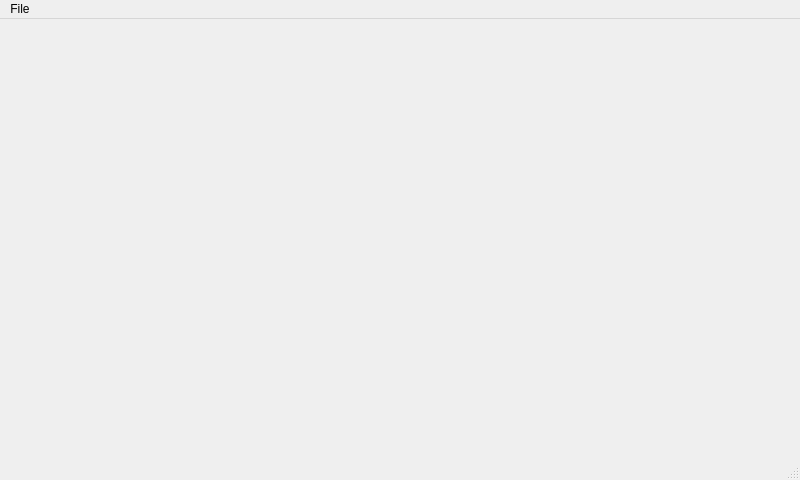
<?xml version="1.0" encoding="UTF-8"?>
<ui version="4.0">
 <class>MainWindow</class>
 <widget class="QMainWindow" name="MainWindow">
  <property name="geometry">
   <rect>
    <x>0</x>
    <y>0</y>
    <width>800</width>
    <height>480</height>
   </rect>
  </property>
  <property name="windowTitle">
   <string>DysIMAL</string>
  </property>
  <property name="windowIcon">
   <iconset>
    <normaloff>../../../../Downloads/unnamed.png</normaloff>../../../../Downloads/unnamed.png</iconset>
  </property>
  <property name="autoFillBackground">
   <bool>true</bool>
  </property>
  <widget class="QWidget" name="centralwidget"/>
  <widget class="QMenuBar" name="menubar">
   <property name="geometry">
    <rect>
     <x>0</x>
     <y>0</y>
     <width>800</width>
     <height>21</height>
    </rect>
   </property>
   <widget class="QMenu" name="menuFile">
    <property name="title">
     <string>File</string>
    </property>
    <addaction name="actionsave_and_exit"/>
    <addaction name="actionexit"/>
   </widget>
   <addaction name="menuFile"/>
  </widget>
  <widget class="QStatusBar" name="statusbar"/>
  <action name="actionsave_and_exit">
   <property name="text">
    <string>save and exit</string>
   </property>
  </action>
  <action name="actionexit">
   <property name="text">
    <string>exit</string>
   </property>
  </action>
 </widget>
 <resources/>
 <connections/>
</ui>
